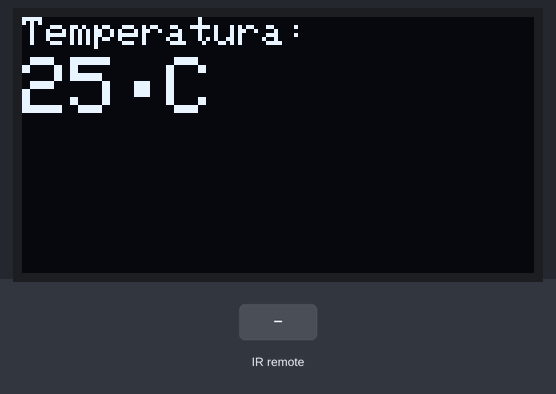
Bench run of a sketch on a simulated ESP8266 (NodeMCU). On the bench: 128×64 one-colour display. The inputs (shaded band) are chosen by the test bench. What the sketch prints to the serial monitor is not drawn.

Above: at 1.2 s.
1.3 s: infrared code 0xFFE01F received
At 2.1 s:
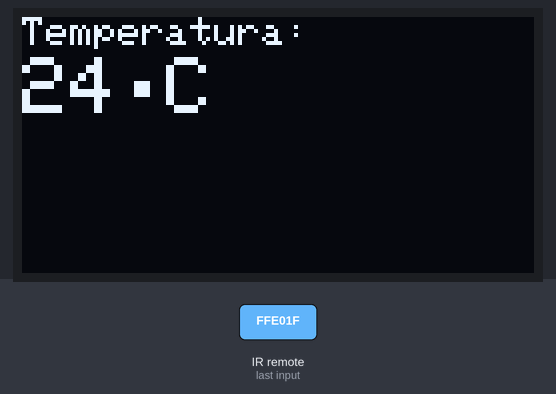
2.8 s: infrared code 0xFFE04F received
At 3.2 s:
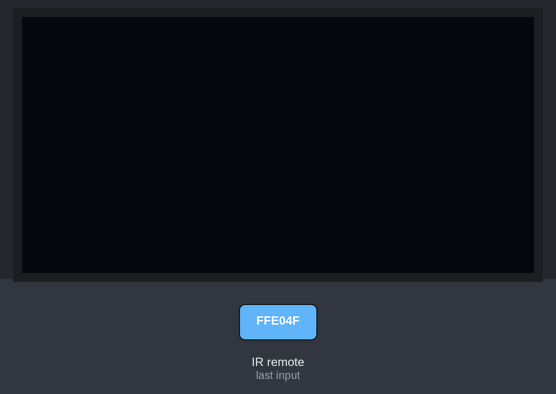
4.3 s: infrared code 0xFFE03F received
At 5.6 s:
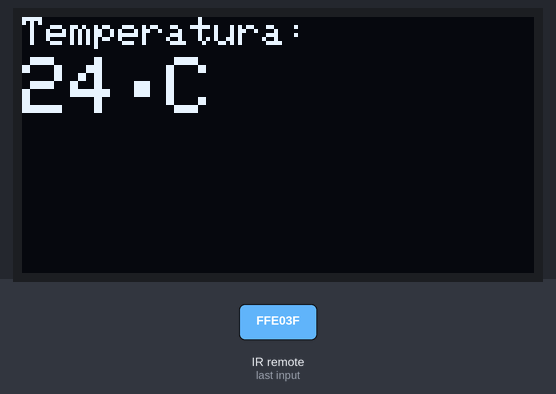
Timing chart, 0 to 7.3 s (numbered marks = the images above; inputs shaded):
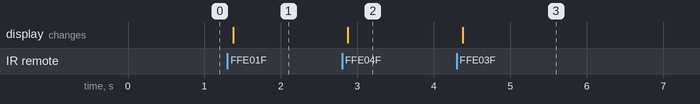

Measured:
- after the input at 1.3 s, the display: changes after 0.08 s (image 1)
- after the input at 2.8 s, the display: changes after 0.08 s (image 2)
- after the input at 4.3 s, the display: changes after 0.08 s (image 3)

The sketch:

ciac_esp_display_e_receptor_ir.ino
```cpp
/*Créditos:

Inspiração para receptor IR - https://lobodarobotica.com/blog/controle-remoto-com-arduino-ir/ ;
https://github.com/crankyoldgit/IRremoteESP8266/blob/master/examples/IRrecvDemo/IRrecvDemo.ino

Inspiração para display OLED - https://www.makerhero.com/blog/controlando-um-display-oled-com-a-biblioteca-ssd1306/

*/
// --- IR ---

//Bibliotecas que adicionam novas funcionalidades
#include <Arduino.h>
#include <IRrecv.h>
#include <IRutils.h>

#include <IRremoteESP8266.h> //Biblioteca responsável pelo IR

const uint16_t kRecvPin = 0; //Pino do receptor IR

IRrecv irrecv(kRecvPin); //Objeto do receptor IR
decode_results results; //Objeto em que será atribuido os sinais captados

// --- DISPLAY OLED SSD1306 ---

#include <Wire.h> //Biblioteca com a funcionalidade de conexão
//Bibliotecas do Display Oled
#include <Adafruit_GFX.h>
#include <Adafruit_SSD1306.h>

float armazenavalor; //Variável em que os sinais são atribuídos
int graus = 25; //Valor inicial de temperaruta do Display
bool ligado = true; //Se o Display deve exibir a temperatura, inicialmente ligado
bool mudanca = true; //Se houve uma alteração de informação para o Display atualzar

Adafruit_SSD1306 display = Adafruit_SSD1306(); //bjeto do display

void setup() {
  Serial.begin(115200);

  Wire.begin(); //Inicializa o objeto Wire

  irrecv.enableIRIn();  //Inicializa o receptor IR

  display.begin(SSD1306_SWITCHCAPVCC, 0x3C); //Inicializa o Display

  display.setTextColor(WHITE); //Define a cor do texto
  display.clearDisplay(); //Limpa o display
}

void loop() {
  if(mudanca){
    //Se o display estiver "ligado" então ele exibirá os dados
    if(ligado){
      display.clearDisplay(); //Limpa o display
      //Define o tamanho e posição do texto "Temperatura: "
      display.setTextSize(1);
      display.setCursor(0,0);
      display.print("Temperatura: ");
      //Define o tamanho e posição do texto da variável da temperatura
      display.setTextSize(2);
      display.setCursor(0,10);
      display.print(graus);
      display.write(248); //Adiciona o ícone de graus
      display.print("C"); //Adiciona o "C" de Celsius
      display.display(); //Exibe os textos prescritos
    }
    else{
      display.clearDisplay(); //Limpa a tela
      display.display(); //Exibe o que foi predefinido, nesse caso, nada
    }
  mudanca = false; //Fecha a atualização
  }
  //Se receber algum sinal, o atribuirá a uma variável
  if (irrecv.decode(&results)) {
    mudanca = true; //Abre a atualização
    Serial.print("Valor: ");
    Serial.println(results.value, HEX);
    armazenavalor = (results.value);
    //Identifa o sinal e executa certas funções dependendo desses
    if(armazenavalor == 0xFFE01F) graus = graus - 1; //diminui o texto da temperatura em 1
    else if(armazenavalor == 0xFFE02F)  graus++; //aumnenta o texto da temperatura em 1
    else if(armazenavalor == 0xFFE03F)  ligado = true; //"Liga" o lcd
    else if(armazenavalor == 0xFFE04F)  ligado = false; //"Desliga" o lcd
    delay(50);
    irrecv.resume(); //Retoma a recepção de novos sinais
  }
}
```
